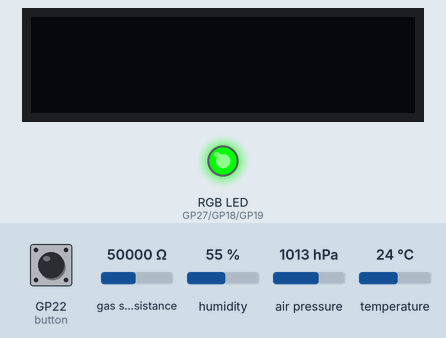
Simulated run of this program. Board: Raspberry Pi Pico running MicroPython. On the bench: 128×32 one-colour display, an RGB LED mixed from three pins (HIGH = lit). Dashed ring = blinking. The inputs (shaded band) are chosen by the test bench; at power-on: GP22 (button) HIGH, gas sensor resistance 50000 Ω, humidity 55 %, air pressure 1013 hPa, temperature 24 °C. Library files of the repository ran but are not shown: bme680.py, ssd1306.py; what the program prints to the serial console is not drawn.

Above: at 1.2 s.
1.3 s: GP22 (button) pulled LOW for 1 s
At 3.5 s:
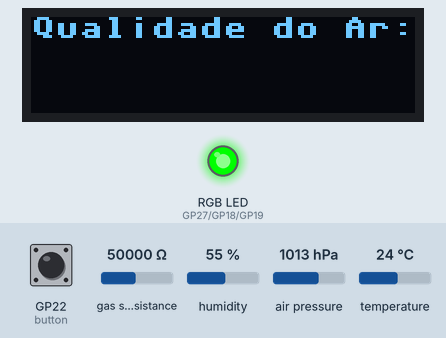
3.8 s: GP22 (button) pulled LOW for 0.15 s
At 11.5 s:
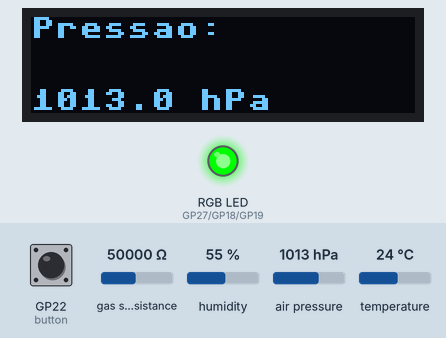
17.9 s: GP22 (button) pulled LOW for 3.2 s
At 21.5 s:
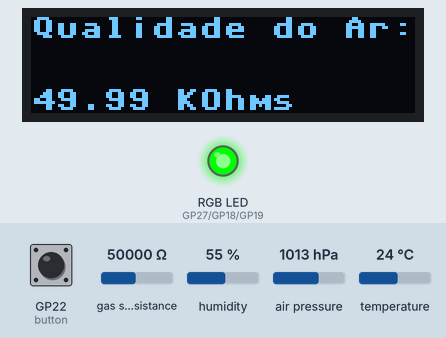
22.6 s: gas sensor resistance set to 6880 Ω
At 30.9 s:
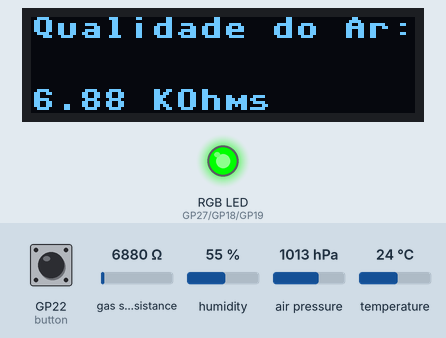
31.9 s: gas sensor resistance set to 28500 Ω
At 41.7 s:
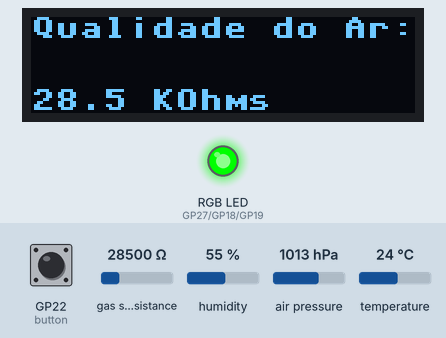
42.0 s: GP22 (button) pulsed LOW 5 times (0.12 s each, 0.3 s apart)
At 42.71 s:
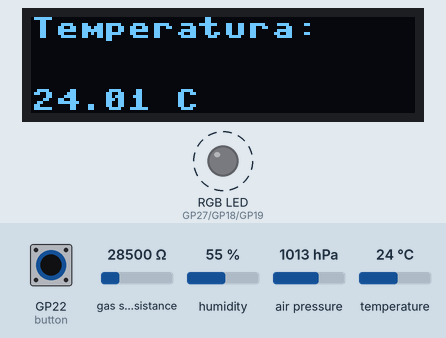
Timing chart, 0 to 45.0 s (numbered marks = the images above; inputs shaded):
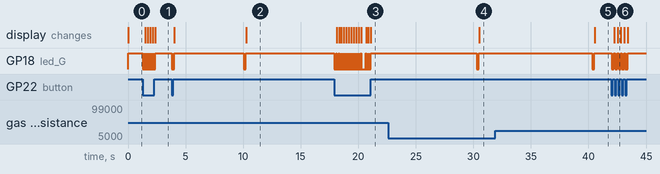

Measured:
- after the input at 1.3 s, GP18 (led_G): alternates HIGH for 0.01 s and LOW for 0.20 s, 10 changes in all, then stays HIGH, starting at once; the display: first changes after 0.21 s (image 1 shows a later state)
- after the input at 3.8 s, the display: first changes after 0.22 s (image 2 shows a later state)
- after the input at 17.9 s, the display: first changes after 0.22 s (image 3 shows a later state)
- after the input at 22.6 s, the display: changes after 7.9 s (image 4)
- after the input at 31.9 s, the display: changes after 8.6 s (image 5)
- after the input at 42.0 s, GP18 (led_G): alternates HIGH for 0.10 s and LOW for 0.20 s, 10 changes in all, then stays HIGH, starting at once; the display: first changes after 0.22 s (image 6 shows a later state)

The program:

pressure_BME680_solo.py
```python
"""
Código para validação do funcionamento do BME680 + OLED

Botão de chaveamento de informações do sensor

    O botão serve para chavear no display as diferentes grandezas capturadas pelo sensor:

        * Pressão Atmosférica
        * Temperatura
        * Umidade
        * Qualidade do ar
        * Altitude

LED RGB de indicação de funcionamento ou falha

    * LED em verde indica que o circuito está funcional
    * LED pisca em verde quando executa leitura do sensor
    * LED pisca em verde quando pressiona o botão
    * LED pisca em vermelho quando há falha de leitura do sensor
"""
import sys

from machine import Pin, I2C
from bme680 import BME680_I2C
from time import ticks_ms, sleep_ms
import ssd1306

# Definição dos valores de on/off para LED RGB:
# Anodo comum  => on=0, off=1
# Catodo comum => on=1, off=0
LED_ON = 1
LED_OFF = 0

NORMAL_STATE_FREQ_MS = 10000
ERROR_STATE_FREQ_MS = 5000
DEBOUNCE_TIME_MS = 107

SENSOR_ADDR = 119
DISPLAY_ADDR = 60
IN_ERROR_STATE = False

# Configuração I2C da Pico
# Usaremos I2C 0, GPIO 20 e 21 --> SDA e SCL
i2c = I2C(0, scl=Pin(21), sda=Pin(20))
bme = BME680_I2C(i2c=i2c)
display = ssd1306.SSD1306_I2C(128, 32, i2c)

# Configuração das GPIOs para Botão e Leds
button = Pin(22, Pin.IN, Pin.PULL_UP)
led_R = Pin(27, Pin.OUT)
led_G = Pin(18, Pin.OUT)
led_B = Pin(19, Pin.OUT)

# Definindo estado inicial do LED RGB
led_R.value(LED_OFF)
led_G.value(LED_ON)
led_B.value(LED_OFF)

# Variáveis
state = -1
relogio_bme = ticks_ms()
button_time = ticks_ms()
temp = ''
hum = ''
pres = ''
ar = ''
alt = ''

def blink_alert():
    toggle_RGB(LED_OFF)
    sleep_ms(400)
    led_R.toggle()

def blink_display_disconnected():
    toggle_RGB(LED_OFF)
    sleep_ms(400)
    led_B.toggle()

def blink_functional():
    toggle_RGB(LED_OFF)
    sleep_ms(200)
    led_G.toggle()

def toggle_RGB(led_value):
    led_R.value(led_value)
    led_G.value(led_value)
    led_B.value(led_value)

def check_device_alert(device_id):
    if device_id == SENSOR_ADDR:
        blink_alert()
    elif device_id == DISPLAY_ADDR:
        blink_display_disconnected()
    else:
        toggle_RGB(LED_OFF)

while True:
    # Leitura do botão com debounced
    if(button.value() == 0):
        # Debounced
        if(button.value() == 0) and (ticks_ms() - button_time > DEBOUNCE_TIME_MS):
            button_time = ticks_ms()
            state = state + 1
            if state > 4:
                state = 0
            if not IN_ERROR_STATE:
                blink_functional()
            print(f'button state: {state}')

    if(state == 0):
        display.fill(0)
        display.text('Pressao: ', 0, 0)
        display.text(pres, 0, 24)
#         display.show()
#             print(f'Pressao: {f_pressure}')
    elif(state == 1):
        display.fill(0)
        display.text('Temperatura: ', 0, 0)
        display.text(temp, 0, 24)
#             print(f'Temperatura: {f_temperature}')
    elif(state == 2):
        display.fill(0)
        display.text('Umidade Relativa: ', 0, 0)
        display.text(hum, 0, 24)
#             print(f'Umidade Relativa: {f_humidity}')
    elif(state == 3):
        display.fill(0)
        display.text('Altitude: ', 0, 0)
        display.text(alt, 0, 24)
#             print(f'Altitude: {alt}')
    elif(state == 4):
        display.fill(0)
        display.text('Qualidade do Ar: ', 0, 0)
        display.text(ar, 0, 24)
#             print(f'Qualidade do Ar: {ar}')
    try:
        display.show()
        # Obtenção dos parâmetros a cada 10 [s]
        if((ticks_ms() - relogio_bme) > NORMAL_STATE_FREQ_MS):
#             print('error state: ' + str(IN_ERROR_STATE))
            print('reading data')
            f_temperature = "%0.1f C" % bme.temperature
            f_humidity = "%0.1f %%" % bme.humidity
            f_pressure = "%0.3f hPa" % bme.pressure
            temp = str(round(bme.temperature, 2)) + ' C'
            print(f'\nTemperatura: {f_temperature}')
            hum = str(round(bme.humidity, 2)) + ' %'
            print(f'Umidade: {f_humidity}')
            pres = str(round(bme.pressure, 2)) + ' hPa'
            print(f'Pressão: {f_pressure}\n')
            ar = str(round(bme.gas/1000, 2)) + ' KOhms'
            alt = str(round(bme.altitude, 2)) + ' m'

            relogio_bme = ticks_ms()

            IN_ERROR_STATE = False
            blink_functional()
#             print('\n----END OF FLOW----\n')
    except OSError as ose:
#         print('\n----ERROR INIT----\n')
        IN_ERROR_STATE = True

        print(f'\nOSError: {ose}')
        devices = i2c.scan()
        print(f'Devices found: {devices}')
        if (len(devices) == 0):
            blink_alert()
        elif SENSOR_ADDR not in devices:
            print('sensor disconnected')
            check_device_alert(SENSOR_ADDR)
        elif DISPLAY_ADDR not in devices:
            print('display disconnected')
            check_device_alert(DISPLAY_ADDR)

        relogio_bme = ticks_ms()
#         print('error state: ' + str(IN_ERROR_STATE))
#         print('\n----ERROR END----\n')
    except KeyboardInterrupt as k:
        sys.exit()
    except BaseException as e:
        print(type(e))
        print(f'Unexpected {e}')
```
